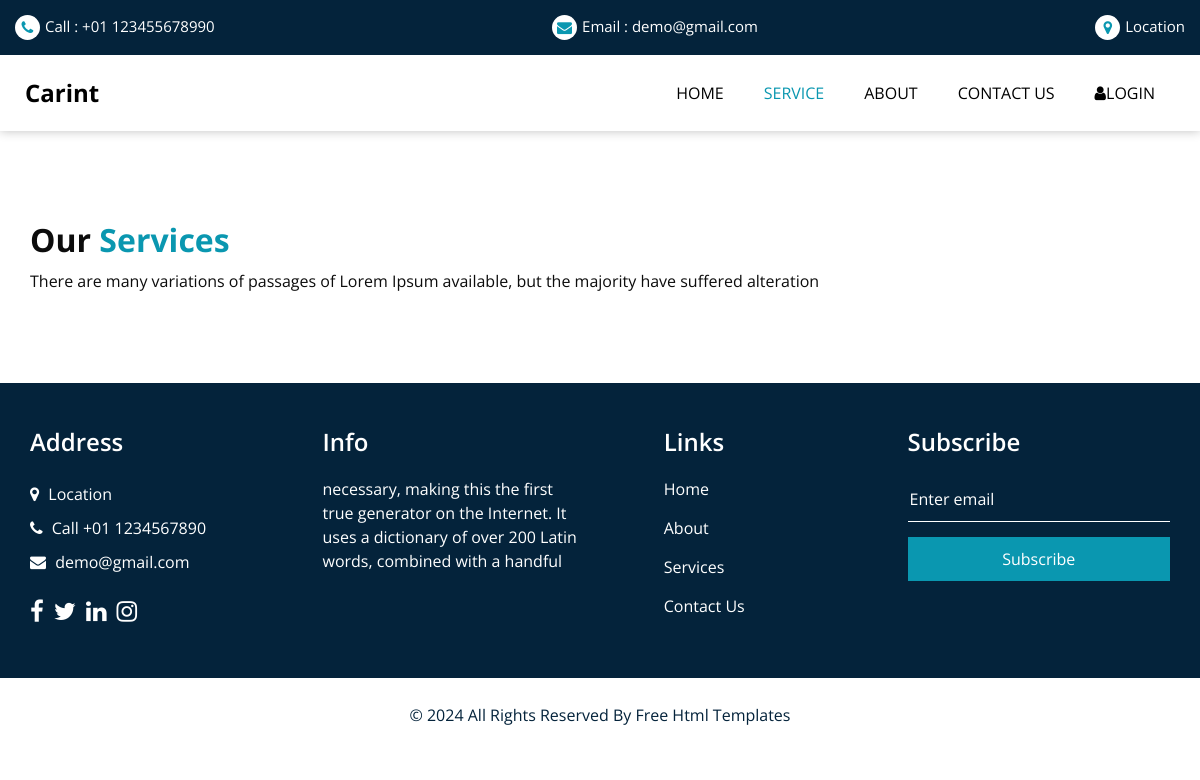
Page /services on the earlier database version.
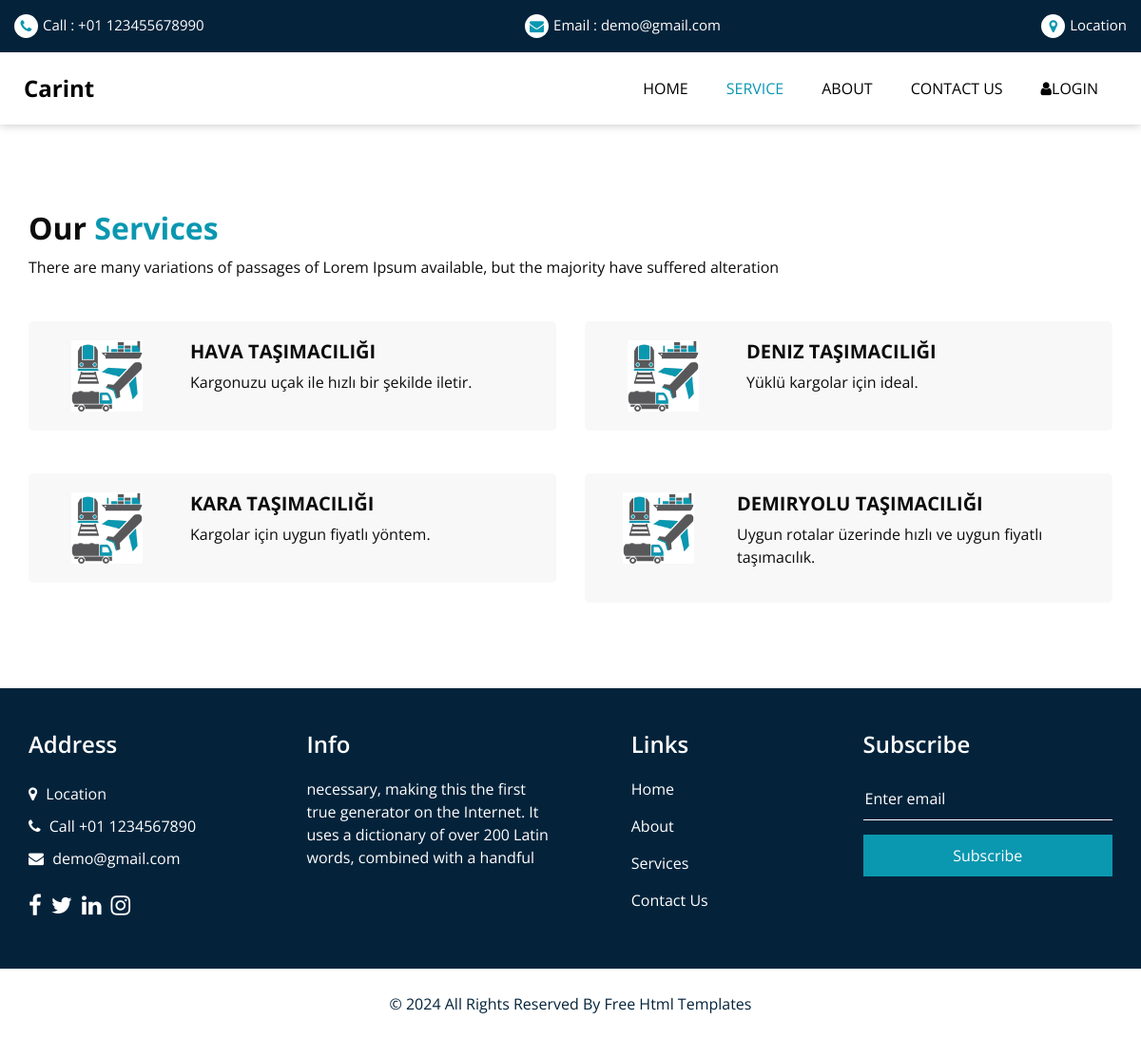
Same page on the later database version.
### app/models.py (models this page shows)
class Service(db.Model):
    id = db.Column(db.Integer, primary_key=True)
    title = db.Column(db.String(100), nullable=False)
    description = db.Column(db.Text, nullable=False)

### app/views.py (the view)
@app.route('/services')
def services():
    services = Service.query.all()
    return render_template('services.html', services=services)

### app/templates/services.html (shortened to what this page needs)
<!DOCTYPE html>
<html>
<head>
  <link rel="stylesheet" type="text/css" href="{{ url_for('static', filename='css/bootstrap.css') }}" />
  <link rel="stylesheet" type="text/css" href="https://cdnjs.cloudflare.com/ajax/libs/OwlCarousel2/2.3.4/assets/owl.carousel.min.css" />
  <link rel="stylesheet" src="{{ url_for('static', filename='css/owl.carousel.min.css') }}"></script>
  <link href="{{ url_for('static', filename='css/font-awesome.min.css') }}" rel="stylesheet">
  <link href="{{ url_for('static', filename='css/style.css') }}" rel="stylesheet" />
  <link href="{{ url_for('static', filename='css/responsive.css') }}" rel="stylesheet" />
</head>
<body class="sub_page">
  <div class="hero_area">
    <header class="header_section">
      <div class="header_top">
        <div class="container-fluid ">
          <div class="contact_nav">
            <a href="">
              <i class="fa fa-phone" aria-hidden="true"></i>
              <span>
                Call : +01 123455678990
              </span>
            </a>
            <a href="">
              <i class="fa fa-envelope" aria-hidden="true"></i>
              <span>
                Email : demo@gmail.com
              </span>
            </a>
            <a href="{{ url_for('contact') }}">
              <i class="fa fa-map-marker" aria-hidden="true"></i>
              <span>
                Location
              </span>
            </a>
          </div>
        </div>
      </div>
      <div class="header_bottom">
        <div class="container-fluid">
          <nav class="navbar navbar-expand-lg custom_nav-container ">
            <a class="navbar-brand" href="index.html">
              <span>
                Carint
              </span>
            </a>
            <div class="collapse navbar-collapse" id="navbarSupportedContent">
              <ul class="navbar-nav  ">
                <li class="nav-item ">
                  <a class="nav-link" href="{{ url_for('home') }}"> Home </a>
                </li>
                <li class="nav-item active">
                  <a class="nav-link" href="{{ url_for('services') }}"> Service <span class="sr-only">(current)</span> </a>
                </li>
                <li class="nav-item">
                  <a class="nav-link" href="{{ url_for('about') }}"> About </a>
                </li>
                <li class="nav-item">
                  <a class="nav-link" href="{{ url_for('contact') }}"> Contact Us </a>
                </li>
                {% if current_user.is_authenticated %}
                <li class="nav-item">
                  <a class="nav-link" href="{{ url_for('logout') }}"> <i class="fa fa-user" aria-hidden="true"></i>Logout</a>
                </li>
              {% else %}
                <li class="nav-item">
                  <a class="nav-link" href="{{ url_for('login') }}"> <i class="fa fa-user" aria-hidden="true"></i>Login</a>
                </li>
              {% endif %}
              </ul>
            </div>
          </nav>
        </div>
      </div>
    </header>
  </div>
  <section class="service_section layout_padding">
    <div class="service_container">
      <div class="container ">
        <div class="heading_container">
          <h2>
            Our <span>Services</span>
          </h2>
          <p>
            There are many variations of passages of Lorem Ipsum available, but the majority have suffered alteration
          </p>
        </div>
        <div class="row" id="service-list">
          {% for service in services %}
          <div class="col-md-6 ">
            <div class="box ">
              <div class="img-box">
                <img src="{{ url_for('static', filename='images/tosbik.png') }}" alt="">
              </div>
              <div class="detail-box">
                <h5>{{ service.title }}</h5>
                <p>{{ service.description }}</p>
              </div>
            </div>
          </div>
          {% endfor %}
        </div>
      </div>
    </div>
  </section>
  <section class="info_section layout_padding2">
    <div class="container">
      <div class="row">
        <div class="col-md-6 col-lg-3 info_col">
          <div class="info_contact">
            <h4>
              Address
            </h4>
            <div class="contact_link_box">
              <a href="{{ url_for('contact') }}">
                <i class="fa fa-map-marker" aria-hidden="true"></i>
                <span>
                  Location
                </span>
              </a>
              <a href="">
                <i class="fa fa-phone" aria-hidden="true"></i>
                <span>
                  Call +01 1234567890
                </span>
              </a>
              <a href="">
                <i class="fa fa-envelope" aria-hidden="true"></i>
                <span>
                  demo@gmail.com
                </span>
              </a>
            </div>
          </div>
          <div class="info_social">
            <a href="https://www.facebook.com" target="_blank">
                <i class="fa fa-facebook" aria-hidden="true"></i>
            </a>
            <a href="https://www.twitter.com" target="_blank">
                <i class="fa fa-twitter" aria-hidden="true"></i>
            </a>
            <a href="https://www.linkedin.com" target="_blank">
                <i class="fa fa-linkedin" aria-hidden="true"></i>
            </a>
            <a href="https://www.instagram.com" target="_blank">
                <i class="fa fa-instagram" aria-hidden="true"></i>
            </a>
          </div>
        </div>
        <div class="col-md-6 col-lg-3 info_col">
          <div class="info_detail">
            <h4>
              Info
            </h4>
            <p>
              necessary, making this the first true generator on the Internet. It uses a dictionary of over 200 Latin words, combined with a handful
            </p>
          </div>
        </div>
        <div class="col-md-6 col-lg-2 mx-auto info_col">
          <div class="info_link_box">
            <h4>
              Links
            </h4>
            <div class="info_links">
              <a class="active" href="{{ url_for('home') }}">
                Home
              </a>
              <a class="" href="{{ url_for('about') }}">
                About
              </a>
              <a class="" href="{{ url_for('services') }}">
                Services
              </a>
              <a class="" href="{{ url_for('contact') }}">
                Contact Us
              </a>
            </div>
          </div>
        </div>
        <div class="col-md-6 col-lg-3 info_col ">
          <h4>
            Subscribe
          </h4>
          <form action="#">
            <input type="text" placeholder="Enter email" />
            <button type="submit">
              Subscribe
            </button>
          </form>
        </div>
      </div>
    </div>
  </section>
  <section class="footer_section">
    <div class="container">
      <p>
        &copy; <span id="displayYear"></span> All Rights Reserved By
        <a href="https://html.design/">Free Html Templates</a>
      </p>
    </div>
  </section>
</body>
</html>

### app/static/css/responsive.css (style rules this page uses)
@media (min-width: 1200px) { .container { max-width: 1170px; } }

Differences in the rows shown:
added Service: title "HAVA TAŞIMACILIĞI", description "Kargonuzu uçak ile hızlı bir şekilde iletir."
added Service: title "DENIZ TAŞIMACILIĞI", description "Yüklü kargolar için ideal."
added Service: title "KARA TAŞIMACILIĞI", description "Kargolar için uygun fiyatlı yöntem."
added Service: title "DEMIRYOLU TAŞIMACILIĞI", description "Uygun rotalar üzerinde hızlı ve uygun fiyatlı taşımacılık."
